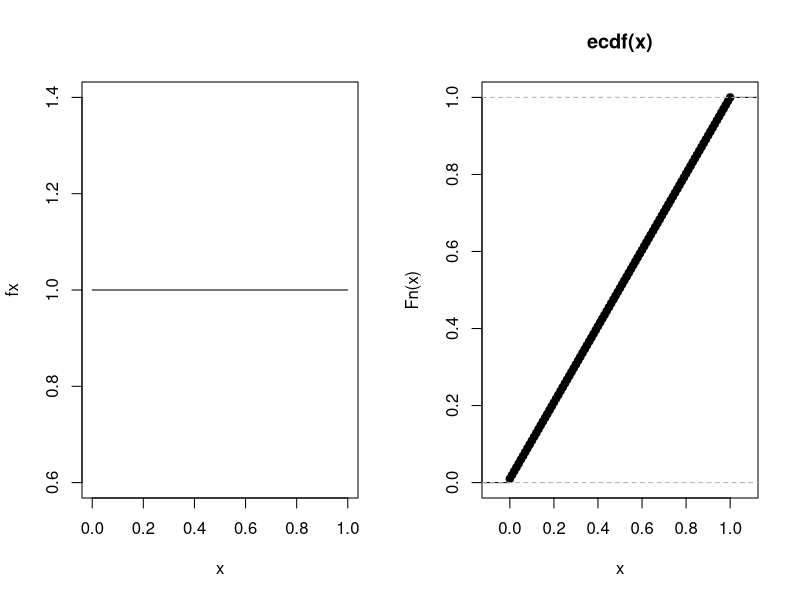
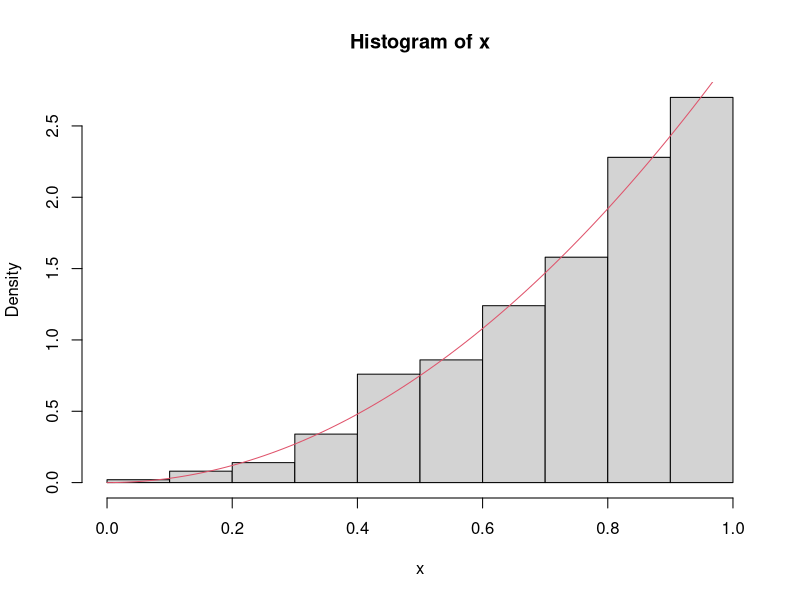
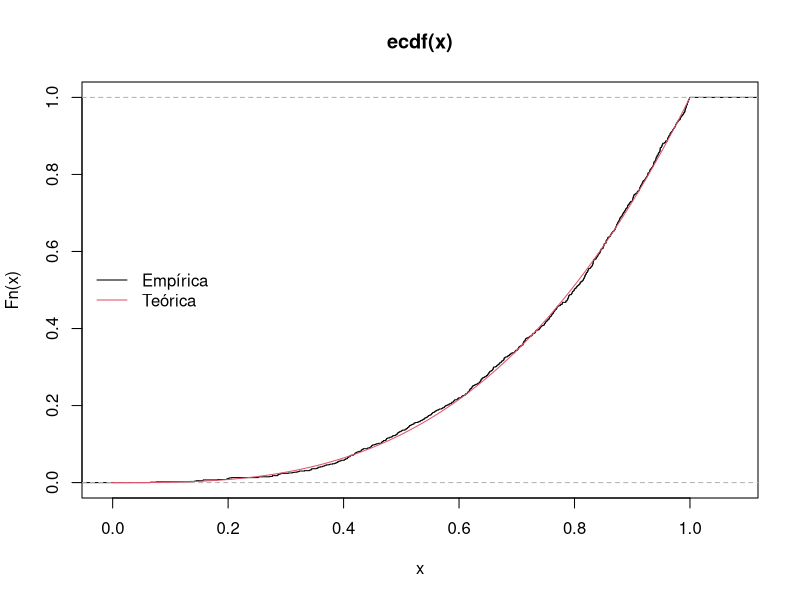
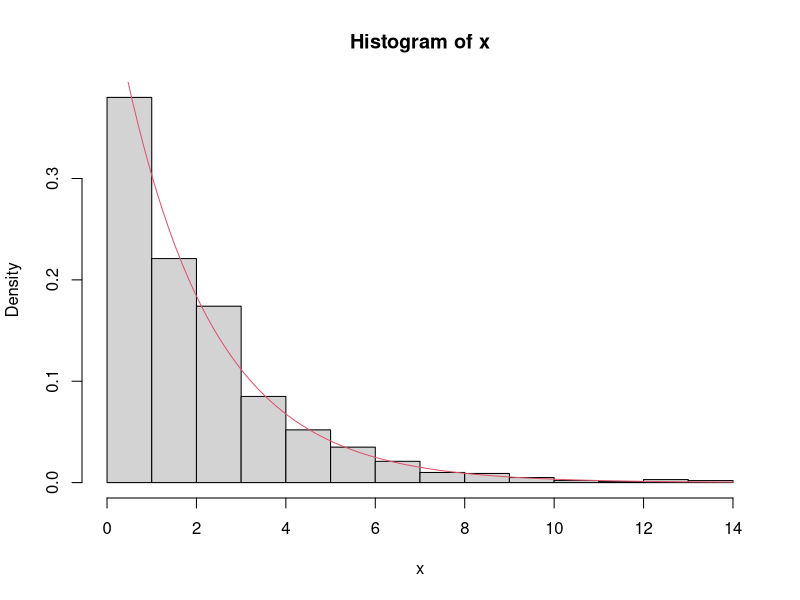
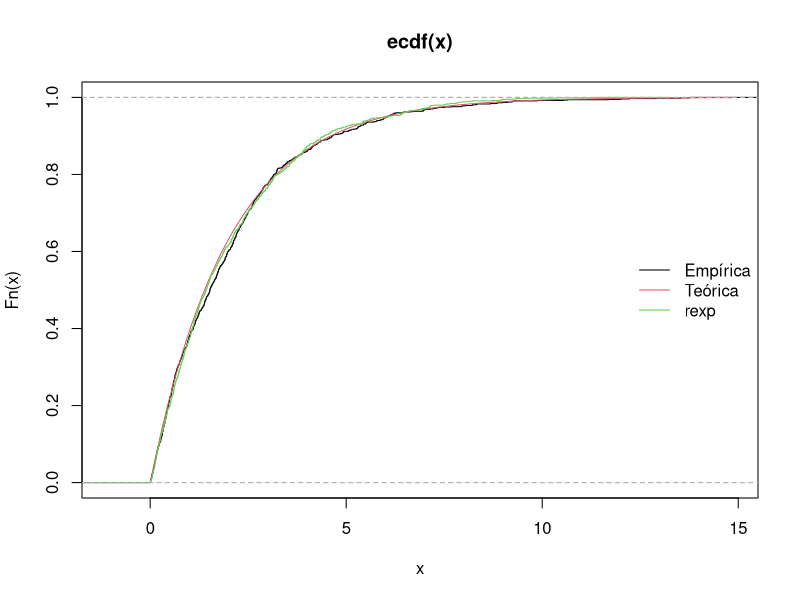
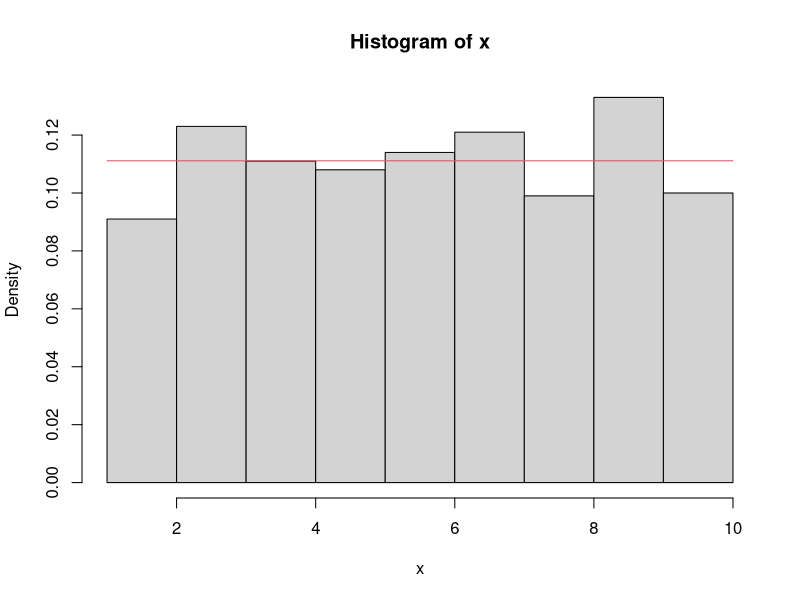
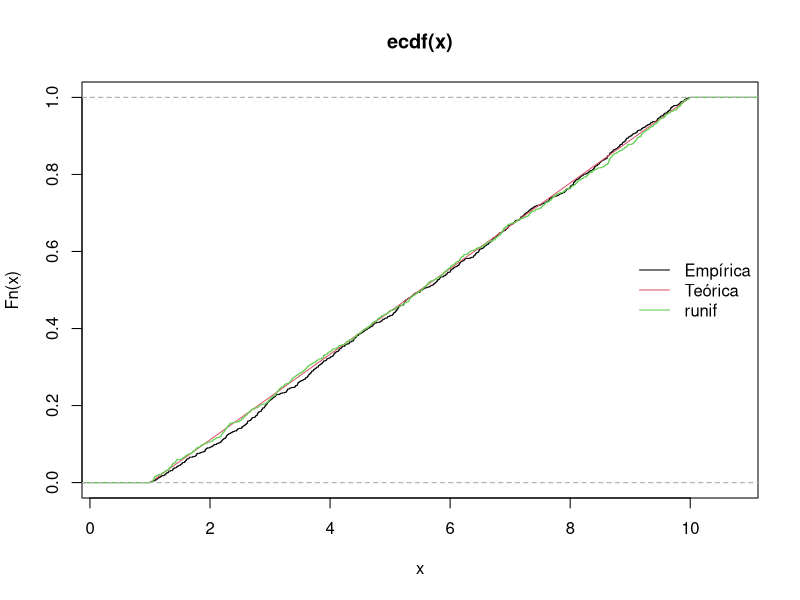
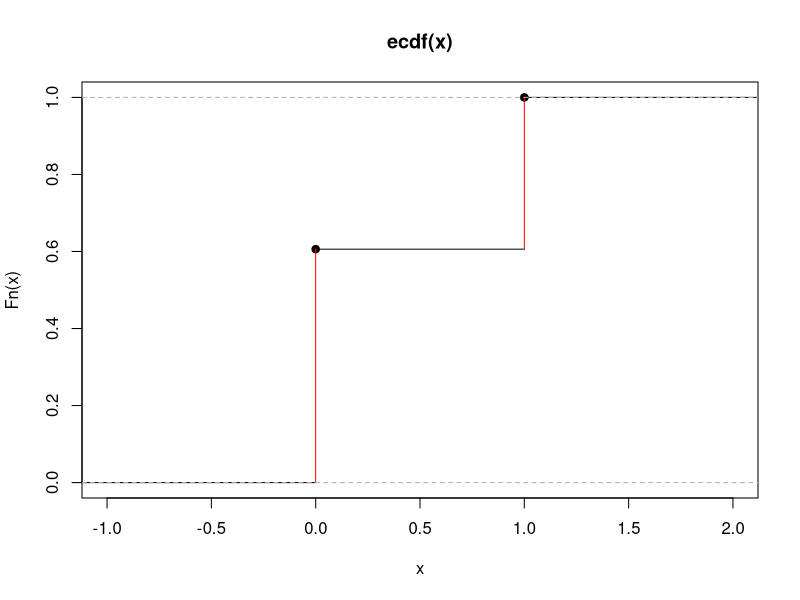

Write R code to recreate these figures, in order.
#______________________________________
# MATD46 - Estatística Computacional A
# Prof. Jalmar Carrasco
#______________________________________

# Distribuição Uniforme ----

x <- seq(0, 1, 0.01)
fx <- dunif(x)
par(mfrow = c(1, 2))
plot(x, fx, type = "l")
plot(ecdf(x))
par(mfrow = c(1, 1))

## Variáveis Contínuas ----
# f(x) = 3x², 0 < x < 1

# Gera 1000 valores da uniforme
n <- 1000
u <- runif(n)
# Calcula a inversa
x <- u^(1/3)
# Histograma dos valores gerados
hist(x, prob = TRUE)
# Modelo teórico
curve(3 * x^2, from = 0, to = 1, add = TRUE, col = 2)
## Acumulada empírica
plot(ecdf(x))
# Acumulada teC3rica
curve(x^3, from = 0, to = 1, add = TRUE, col = 2)
legend("left", legend = c("Empírica", "Teórica"),
       lty = 1, col = 1:2, bty = "n")

### Exponencial ----

randexp <- function(n, lambda) {
  stopifnot(lambda > 0)
  u <- runif(n)
  x <- -log(1 - u)/lambda
  return(x)
}

x <- randexp(n = 1000, lambda = 0.5)
hist(x, freq = FALSE)
curve(dexp(x, rate = 0.5), add = TRUE, col = 2, from = 0)

plot(ecdf(x))

Fx <- function(x, lambda) 1 - exp(-lambda * x)
curve(Fx(x, lambda = 0.5), add = TRUE, col = 2, from = 0)
plot(ecdf(rexp(x, rate = 0.5)), add = TRUE, col = 3)
legend("right", legend = c("Empírica", "Teórica", "rexp"),
       lty = 1, col = 1:3, bty = "n")

### Uniforme Contínua ----

randunif <- function(n, a, b) {
  u <- runif(n)
  x <- a + (b - 1) * u
  return(x)
}

x <- randunif(n = 1000, a = 1, b = 10)
hist(x, freq = FALSE)
curve(dunif(x, 1, 10), add = TRUE, col = 2, from = 1)

plot(ecdf(x))

Fx <- function(x, a, b) (x - a)/(b - a)
curve(Fx(x, a = 1, b = 10), add = TRUE, col = 2,
      from = 1, to = 10)
plot(ecdf(runif(x, 1, 10)), add = TRUE, col = 3)
legend("right", legend = c("Empírica", "Teórica", "runif"),
       lty = 1, col = 1:3, bty = "n")

## Variáveis discretas ----

### Bernoulli ----
p <- 0.4
q <- 1 - p
x <- rbinom(1000, size = 1, prob = p)
plot(ecdf(x), verticals = TRUE, col.vert = "red")

# Uma implementação elegante
n <- 1000
u <- runif(n)
x <- as.integer(u > 0.6)

# Uma forma mais longa (e menos eficiente)
x2 <- integer(n)
p <- 0.4
q <- 1 - p
for(i in 1:length(x2)) {
  if(u[i] < q) {
    x2[i] <- 0L
  } else {
    x2[i] <- 1L
  }
}
identical(x, x2)

# Usando ifelse vetorizado
x3 <- ifelse(u < q, 0L, 1L)
identical(x2, x3)

# Usando seleção condicional
x4 <- integer(n)
x4[u >= q] <- 1L
identical(x3, x4)

rbinom(n, size = 1, prob = p)
sample(c(0, 1), size = n, replace = TRUE,
       prob = c(0.6, 0.4))

# Marginais
addmargins(prop.table(table(x)))

plot(prop.table(table(x)), ylim = c(0, 0.7), type = "h")
lines(x = c(0, 1) + .01, y = c(.6, .4),
      col = "red", type = "h", lwd = 2)
legend("topright", legend = c("Empírica", "Teórica"),
       lty = 1, col = 1:2, bty = "n")

plot(ecdf(x))
curve(pbinom(x, size = 1, p = p), add = TRUE, type = "s", col = 2)
plot(ecdf(rbinom(x, size = 1, prob = p)), add = TRUE, col = 3)
legend("right", legend = c("Empírica", "Teórica", "rbinom"),
       lty = 1, col = 1:3, bty = "n")


### Uniforme ----

x <- sample(1:10, size = 1000, replace = TRUE)
plot(ecdf(x), verticals = TRUE, col.vert = "red")

### Algoritmo sequêncial ----
randd <- function(x, px) {
  u <- runif(1)
  x <- 1
  Fx <- px[x]
  while(u > Fx) {
    x <- x + 1
    Fx <- Fx + px[x]
  }
  return(x)
}

k <- 10
x <- 1:k
px <- rep(1/k, length(x))
randd(x = x, px = px)

#Para gerar mais valores podemos usar a função replicate()

replicate(n = 10, randd(x = x, px = px))

